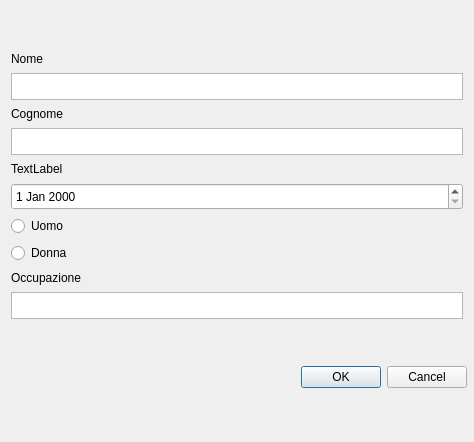
<?xml version="1.0" encoding="UTF-8"?>
<ui version="4.0">
 <class>DialogModifica</class>
 <widget class="QDialog" name="DialogModifica">
  <property name="geometry">
   <rect>
    <x>0</x>
    <y>0</y>
    <width>474</width>
    <height>442</height>
   </rect>
  </property>
  <property name="minimumSize">
   <size>
    <width>474</width>
    <height>442</height>
   </size>
  </property>
  <property name="maximumSize">
   <size>
    <width>16777215</width>
    <height>16777215</height>
   </size>
  </property>
  <property name="windowTitle">
   <string>Dialog</string>
  </property>
  <layout class="QVBoxLayout" name="verticalLayout_3">
   <item>
    <layout class="QVBoxLayout" name="verticalLayout_2">
     <item>
      <layout class="QVBoxLayout" name="nome_lay">
       <property name="sizeConstraint">
        <enum>QLayout::SetDefaultConstraint</enum>
       </property>
       <item>
        <widget class="QLabel" name="label">
         <property name="maximumSize">
          <size>
           <width>189</width>
           <height>16</height>
          </size>
         </property>
         <property name="text">
          <string>Nome</string>
         </property>
        </widget>
       </item>
       <item>
        <widget class="QTextEdit" name="nome_text">
         <property name="maximumSize">
          <size>
           <width>9999</width>
           <height>27</height>
          </size>
         </property>
        </widget>
       </item>
      </layout>
     </item>
     <item>
      <layout class="QVBoxLayout" name="nome_lay_2">
       <property name="sizeConstraint">
        <enum>QLayout::SetDefaultConstraint</enum>
       </property>
       <item>
        <widget class="QLabel" name="label_2">
         <property name="maximumSize">
          <size>
           <width>189</width>
           <height>16</height>
          </size>
         </property>
         <property name="text">
          <string>Cognome</string>
         </property>
        </widget>
       </item>
       <item>
        <widget class="QTextEdit" name="cognome_text">
         <property name="maximumSize">
          <size>
           <width>999999</width>
           <height>27</height>
          </size>
         </property>
        </widget>
       </item>
      </layout>
     </item>
     <item>
      <layout class="QVBoxLayout" name="verticalLayout">
       <item>
        <widget class="QLabel" name="label_5">
         <property name="maximumSize">
          <size>
           <width>189</width>
           <height>16</height>
          </size>
         </property>
         <property name="text">
          <string>TextLabel</string>
         </property>
        </widget>
       </item>
       <item>
        <widget class="QDateEdit" name="dateEdit">
         <property name="maximumSize">
          <size>
           <width>99999</width>
           <height>27</height>
          </size>
         </property>
        </widget>
       </item>
      </layout>
     </item>
     <item>
      <layout class="QVBoxLayout" name="nome_lay_3">
       <property name="sizeConstraint">
        <enum>QLayout::SetMaximumSize</enum>
       </property>
       <item>
        <widget class="QRadioButton" name="uomo_radio">
         <property name="text">
          <string>Uomo</string>
         </property>
        </widget>
       </item>
       <item>
        <widget class="QRadioButton" name="donna_radio">
         <property name="maximumSize">
          <size>
           <width>437</width>
           <height>22</height>
          </size>
         </property>
         <property name="text">
          <string>Donna</string>
         </property>
        </widget>
       </item>
      </layout>
     </item>
     <item>
      <layout class="QVBoxLayout" name="nome_lay_4">
       <property name="sizeConstraint">
        <enum>QLayout::SetDefaultConstraint</enum>
       </property>
       <item>
        <widget class="QLabel" name="occupazione_label">
         <property name="maximumSize">
          <size>
           <width>189</width>
           <height>16</height>
          </size>
         </property>
         <property name="text">
          <string>Occupazione</string>
         </property>
        </widget>
       </item>
       <item>
        <widget class="QTextEdit" name="occupazione_text">
         <property name="maximumSize">
          <size>
           <width>9999</width>
           <height>27</height>
          </size>
         </property>
        </widget>
       </item>
      </layout>
     </item>
    </layout>
   </item>
   <item>
    <widget class="QDialogButtonBox" name="buttonBox">
     <property name="minimumSize">
      <size>
       <width>456</width>
       <height>24</height>
      </size>
     </property>
     <property name="orientation">
      <enum>Qt::Horizontal</enum>
     </property>
     <property name="standardButtons">
      <set>QDialogButtonBox::Cancel|QDialogButtonBox::Ok</set>
     </property>
    </widget>
   </item>
  </layout>
 </widget>
 <resources/>
 <connections>
  <connection>
   <sender>buttonBox</sender>
   <signal>accepted()</signal>
   <receiver>DialogModifica</receiver>
   <slot>accept()</slot>
   <hints>
    <hint type="sourcelabel">
     <x>248</x>
     <y>254</y>
    </hint>
    <hint type="destinationlabel">
     <x>157</x>
     <y>274</y>
    </hint>
   </hints>
  </connection>
  <connection>
   <sender>buttonBox</sender>
   <signal>rejected()</signal>
   <receiver>DialogModifica</receiver>
   <slot>reject()</slot>
   <hints>
    <hint type="sourcelabel">
     <x>316</x>
     <y>260</y>
    </hint>
    <hint type="destinationlabel">
     <x>286</x>
     <y>274</y>
    </hint>
   </hints>
  </connection>
 </connections>
</ui>
